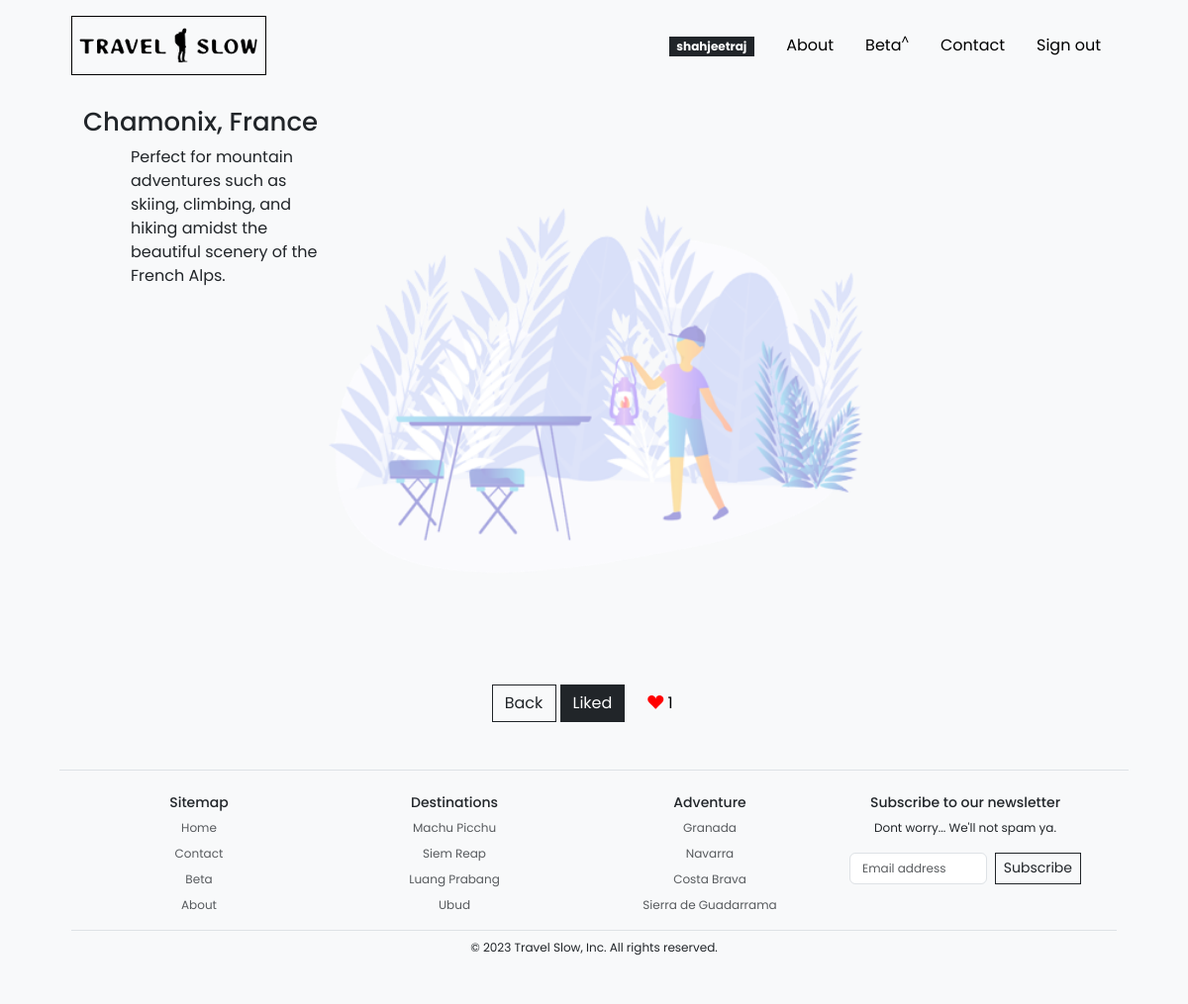
Page /destView/Chamonix (signed in) on the committed database.
### destinations/models.py (models this page shows, shortened)
class User(AbstractUser):
    pass

class Destination(BaseModel):
    destination_name = models.CharField(max_length=255)
    destination_country = models.CharField(max_length=100)
    destination_info = models.TextField()
    destination_imageURL = models.TextField(null=True)
    destination_imageURL_2 = models.TextField(null=True)
    destination_imageURL_3 = models.TextField(null=True)
    destination_imageURL_4 = models.TextField(null=True)
    destination_imageURL_5 = models.TextField(null=True)
    destination_imageURL_6 = models.TextField(null=True)
    destination_searchID = models.PositiveIntegerField(default=1)
    destination_likes = models.PositiveIntegerField(default=0, null=True)

### destinations/views.py (the view)
# urls.py: path("destView/<str:destination_name>", views.destView, name="destView"),
def destView(request, destination_name):
    dest = Destination.objects.filter(destination_name=destination_name)
    destForPage = dest.latest('destination_searchID')
    likes = Like.objects.filter(likeDestination=destForPage).count()
    if isinstance(request.user, AnonymousUser):
        liked = False
    else:
        liked = Like.objects.filter(likeDestination=destForPage, likeUser=request.user).exists()
    return render(request, "destinations/destination.html", {
        "destDetails": destForPage,
        "likes": likes,
        "liked": liked
    })

### destinations/templates/destinations/destination.html (shortened to what this page needs)
{% extends "destinations/layout.html" %}
{% load static %}
{% block body %}
<div class="container destination-container row row-cols-sm-1 row-cols-md-4 pt-3 m-0 d-flex" style="background-image: url('/static/destinations/bg2.png');">
    <div class="dest-col col">
        <h2 class="text-start" style="font-size: 26px">{{ destDetails.destination_name }}, {{ destDetails.destination_country }}</h2>
        <p class="text-start ps-5">{{ destDetails.destination_info }}</p>
    </div>
    <div class="dest-col col">
        <div class="dest-col-img" style="background-image: url('{{ destDetails.destination_imageURL }}');"></div>
        <div class="dest-col-img" style="background-image: url('{{ destDetails.destination_imageURL_2 }}');"></div>
    </div>
    <div class="dest-col col">
        <div class="dest-col-img" style="background-image: url('{{ destDetails.destination_imageURL_3 }}');"></div>
        <div class="dest-col-img" style="background-image: url('{{ destDetails.destination_imageURL_4 }}');"></div>
    </div>
    <div class="dest-col col">
        <div class="dest-col-img" style="background-image: url('{{ destDetails.destination_imageURL_5 }}');"></div>
        <div class="dest-col-img" style="background-image: url('{{ destDetails.destination_imageURL_6 }}');"></div>
    </div>
</div>
<div class="mx-auto gap-1 row mb-5">
    <button style="width: 65px;" type="button" onclick="history.back()" id="back" class="btn btn-outline-dark">Back</button>
    {% if user.is_authenticated %}
    <button style="width: 65px;" type="button" data-dest-id="{{ destDetails.pk }}" id="toggleLike" class="btn btn-dark">{% if liked %}Liked{% else %}Like{% endif %}</button>
    {% endif %}
    <button style="width: 65px;" type="button" id="destLikesCount" class="btn btn-light"><i style="color: red;" class="bi bi-suit-heart-fill"></i> {{ likes }}</button>
</div>
{% endblock %}

### destinations/templates/destinations/layout.html (shortened to what this page needs)
{% load static %}
<!doctype html>
<html lang="en" class="h-100">
<head>
  <link href="https://cdn.jsdelivr.net/npm/bootstrap@5.3.2/dist/css/bootstrap.min.css" rel="stylesheet"
>
  <link href="{% static 'destinations/cover.css' %}" rel="stylesheet">
</head>
<body class="d-flex text-center text-dark bg-light">
  <div class="cover-container d-flex mx-auto flex-column" style="width: 100%; padding-left: 5%; padding-right: 5%;">
    <nav class="navbar navbar-expand-md p-0 my-3">
      <div class="container-fluid">
        <a id="brand" href="/" class="d-flex align-items-center text-dark text-decoration-none">
          <img class="brand" alt="travel-slow-logo" href="/" src="{% static 'destinations/TSLogo.png' %}">
        </a>
        <div class=" collapse navbar-collapse" id="navbarNavDropdown">
          <ul class="navbar-nav ms-auto ">
            {% if user.is_authenticated %}
            <li class="nav-link px-3 link-dark"><span style="border-radius: 0;" class="badge text-bg-dark">{{ user.username }}</span></li>
            {% endif %}
            <li class="nav-link px-3 link-dark"><a href="{% url 'about' %}">About</a></li>
            <li class="nav-link px-3 link-dark"><a href="{% url 'beta' %}">Beta<sup>^</sup></a></li>
            <li class="nav-link px-3 link-dark"><a href="{% url 'contact' %}">Contact</a></li>
            {% if user.is_authenticated %}
            <li class="nav-link px-3 link-dark"><a href="{% url 'logout' %}">Sign out</a></li>
            {% endif %}
          </ul>
        </div>
      </div>
      </nav>
    {% block body %}
    {% endblock %}
    <div class="container border-top">
      <footer class="py-3">
        <div class="d-flex container row row-cols-md-4 row-cols-1">
          <div class="col">
            <h5 class="foot-head pt-2">Sitemap</h5>
            <ul class="nav flex-column">
              <li class="nav-item mb-2 foot-nav"><a href="/" class="nav-link p-0 text-muted">Home</a></li>
              <li class="nav-item mb-2 foot-nav"><a href="{% url 'contact' %}" class="nav-link p-0 text-muted">Contact</a></li>
              <li class="nav-item mb-2 foot-nav"><a href="{% url 'beta' %}" class="nav-link p-0 text-muted">Beta</a></li>
              <li class="nav-item mb-2 foot-nav"><a href="{% url 'about' %}" class="nav-link p-0 text-muted">About</a></li>
            </ul>
          </div>
          <div class="col">
            <h5 class="foot-head pt-2">Destinations</h5>
            <ul class="nav flex-column">
              <li class="nav-item mb-2 foot-nav"><a onclick="viewDest('Machu Picchu')" href="#" class="nav-link p-0 text-muted">Machu Picchu</a></li>
              <li class="nav-item mb-2 foot-nav"><a onclick="viewDest('Siem Reap')" href="#" class="nav-link p-0 text-muted">Siem Reap</a></li>
              <li class="nav-item mb-2 foot-nav"><a onclick="viewDest('Luang Prabang')" href="#" class="nav-link p-0 text-muted">Luang Prabang</a></li>
              <li class="nav-item mb-2 foot-nav"><a onclick="viewDest('Ubud')" href="#" class="nav-link p-0 text-muted">Ubud</a></li>
            </ul>
          </div>
          <div class="col">
            <h5 class="foot-head pt-2">Adventure</h5>
            <ul class="nav flex-column">
              <li class="nav-item mb-2 foot-nav"><a onclick="viewDest('Granada')" href="#" class="nav-link p-0 text-muted">Granada</a></li>
              <li class="nav-item mb-2 foot-nav"><a onclick="viewDest('Navarra')" href="#" class="nav-link p-0 text-muted">Navarra</a></li>
              <li class="nav-item mb-2 foot-nav"><a onclick="viewDest('Costa Brava')" href="#" class="nav-link p-0 text-muted">Costa Brava</a></li>
              <li class="nav-item mb-2 foot-nav"><a onclick="viewDest('Sierra de Guadarrama')" href="#" class="nav-link p-0 text-muted">Sierra de Guadarrama</a></li>
            </ul>
          </div>
          <div class="col">
            <form action="{% url 'subscribe' %}" method="post">
              <h5 class="foot-head pt-2">Subscribe to our newsletter</h5>
              <p style="font-size: 12px;">Dont worry... We'll not spam ya.</p>
              <div class="d-flex w-100 gap-2">
                <input style="font-size: 12px;" name="email" id="newsletter1" type="email" class="form-control" required placeholder="Email address">
                <button class="btn btn-sm btn-outline-dark" type="submit">Subscribe</button>
              </div>
            </form>
          </div>
        </div>
        <div class="d-flex justify-content-center py-2 my-2 border-top">
          <p style="font-size: 12px;">© 2023 Travel Slow, Inc. All rights reserved.</p>
        </div>
      </footer>
    </div>
  </div>
</body>
</html>

### destinations/static/destinations/cover.css (style rules this page uses)
body { font-family: 'Poppins', sans-serif; }
.brand { padding: 5px; border: black solid 1px; height: 60px; }
.btn { border-radius: 0; text-shadow: none; }
#back { display: block; }
#toggleLike { display: block; }
.dest-col-img { background-size: cover; overflow: hidden; height: 170px; width:170px; margin:10px 10px 80px 80px; }
.destination-container { min-height: 75vh; background-size: 600px; background-position: top center; background-repeat: no-repeat; }
.row:after { content: ""; display: table; clear: both; }
a { text-decoration: none; color: black; }
.foot-nav { font-size: 12px; }
.foot-head { font-size: 14px; }

### rows in the picture
User: username "shahjeetraj"
Destination: destination_name "Chamonix", destination_country "France", destination_info "Perfect for mountain adventures such as skiing, climbing, and hiking amidst the beautiful scenery of the French Alps."

### other values in the picture
{{ likes }} "1"
